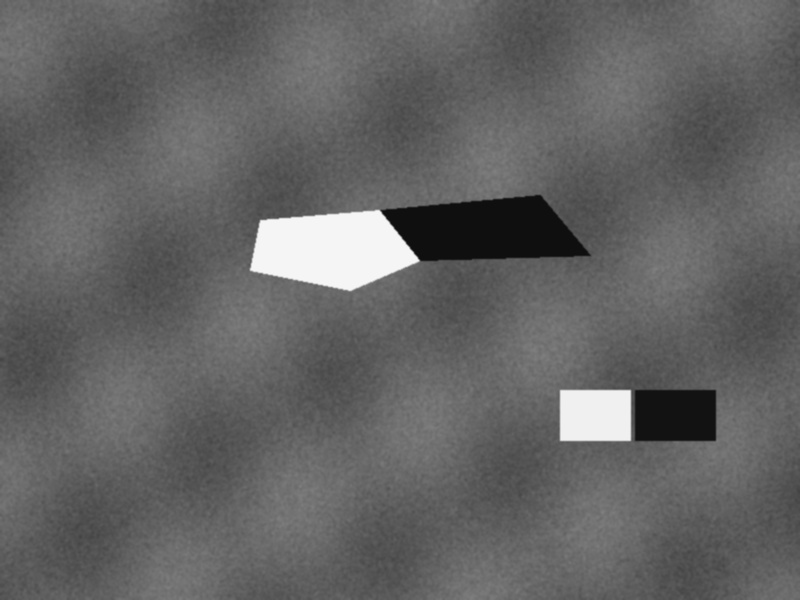
#> input picture sample_images/sonar_shipwreck_debris.jpg, 800 x 600 px
$ python test_detector.py
#> lines starting #> are read from the running program, lines starting #| are printed output that depends on the picture; after the words box and inside, x2 and y2 are one past the last pixel; in counts of white or black regions, pixels touching at a corner belong together
### detector.py
"""
AquaSentinel - Sonar Image Processing & Anomaly Detection Engine
Classical Computer Vision pipeline for underwater side-scan sonar image analysis.

8-Step OpenCV Pipeline:
1. Load image (BGR)
2. Convert image to grayscale
3. Gaussian Blur (acoustic speckle noise suppression)
4. CLAHE (Contrast Limited Adaptive Histogram Equalization)
5. Canny Edge Detection (high-frequency boundary extraction)
6. Dual-band Thresholding (acoustic highlight backscatter & shadow voids)
7. Morphological operations & Contour Detection (candidate localization)
8. Filtering noise & Bounding Box Annotation
"""

import os
import time
import cv2
import numpy as np

class SonarAnomalyDetector:
    def __init__(self, min_area=300, max_area_ratio=0.45, blur_kernel=(5, 5), clahe_clip=2.0, clahe_grid=(8, 8)):
        """
        Initialize detector with computer vision parameters.
        :param min_area: Minimum contour area in pixels to filter out acoustic noise.
        :param max_area_ratio: Maximum area fraction to filter out full-image background shifts.
        :param blur_kernel: Gaussian blur kernel size for speckle smoothing.
        :param clahe_clip: CLAHE contrast clip limit.
        :param clahe_grid: CLAHE tile grid size.
        """
        self.min_area = min_area
        self.max_area_ratio = max_area_ratio
        self.blur_kernel = blur_kernel
        self.clahe_clip = clahe_clip
        self.clahe_grid = clahe_grid

    def process_image(self, input_path, output_dir, file_prefix):
        """
        Runs the complete CV pipeline on the sonar image.
        Returns a dictionary containing metrics, intermediate file names, and candidate regions.
        """
#> called with input_path = 'sample_images/sonar_shipwreck_debris.jpg', output_dir = 'processed', file_prefix = 'sonar_shipwreck_debris'
        start_time = time.time()
        os.makedirs(output_dir, exist_ok=True)

        # 1. Load the uploaded image
        img_bgr = cv2.imread(input_path)
#> img_bgr is the input picture: shape (600, 800, 3); min 11, max 250, mean 99.4
        if img_bgr is None:
            raise ValueError(f"Unable to decode image from path: {input_path}")

        h, w = img_bgr.shape[:2]
        total_pixels = h * w
        max_area = int(total_pixels * self.max_area_ratio)

        # 2. Convert to Grayscale
        if len(img_bgr.shape) == 3 and img_bgr.shape[2] == 3:
            gray = cv2.cvtColor(img_bgr, cv2.COLOR_BGR2GRAY)
        else:
            gray = img_bgr.copy()

        # 3. Apply Gaussian Blur to reduce acoustic speckle noise
        blurred = cv2.GaussianBlur(gray, self.blur_kernel, sigmaX=1.2)

        # 4. Apply CLAHE to improve local acoustic contrast
        clahe = cv2.createCLAHE(clipLimit=self.clahe_clip, tileGridSize=self.clahe_grid)
        clahe_enhanced = clahe.apply(blurred)
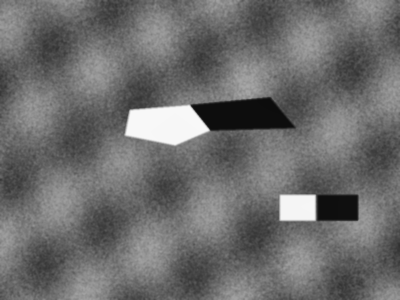
#> clahe_enhanced: shape (600, 800) (shown at 1/2 size); min 12, max 248, mean 108.8

        # 5. Apply Canny Edge Detection
        v = np.median(clahe_enhanced)
#> v = 107
        lower_canny = int(max(0, 0.66 * v))
#> lower_canny = 70
        upper_canny = int(min(255, 1.33 * v))
#> upper_canny = 142
        canny_edges = cv2.Canny(clahe_enhanced, lower_canny, upper_canny)
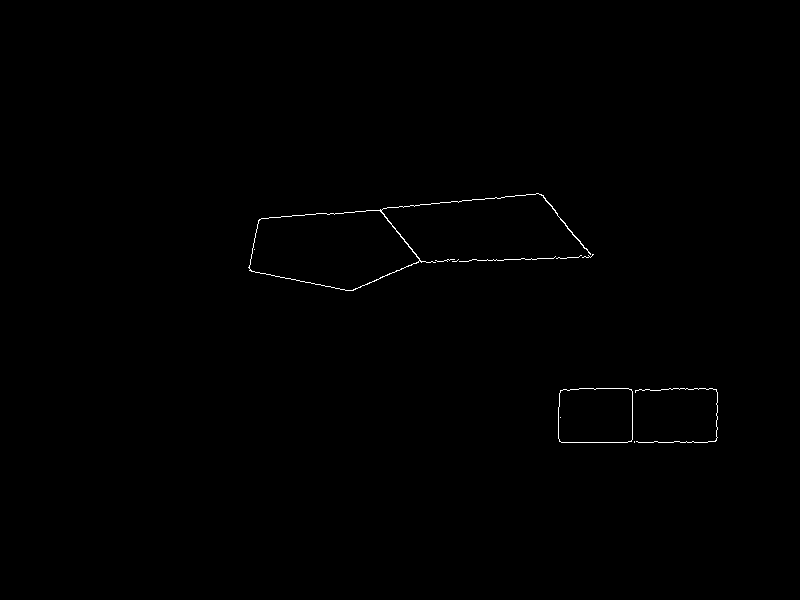
#> canny_edges: shape (600, 800); 0.28% white in thin lines or dots, all inside (x1, y1, x2, y2) = (248, 193, 718, 443)

        # 6. Apply Thresholding to identify suspicious acoustic regions
        # Underwater side-scan sonar highlights hard objects via strong acoustic reflections (bright)
        # and leaves acoustic shadows (dark) behind them.
        mean_val = float(np.mean(clahe_enhanced))
#> mean_val = 108.8
        std_val = float(np.std(clahe_enhanced))
#> std_val = 35.46

        high_thresh = max(180, int(mean_val + 1.8 * std_val))
#> high_thresh = 180
        low_thresh = min(45, int(mean_val - 1.8 * std_val))
#> low_thresh = 44

        _, mask_bright = cv2.threshold(clahe_enhanced, high_thresh, 255, cv2.THRESH_BINARY)
#> mask_bright: shape (600, 800); 2.8% white; 2 white regions, box (x1, y1, x2, y2) and area: (250, 210, 419, 291) 9727, (560, 390, 631, 441) 3618
        _, mask_dark = cv2.threshold(clahe_enhanced, low_thresh, 255, cv2.THRESH_BINARY_INV)
#> mask_dark: shape (600, 800); 2.8% white; 2 white regions, box (x1, y1, x2, y2) and area: (383, 195, 589, 261) 9604, (635, 390, 716, 441) 4069
        raw_anomaly_mask = cv2.bitwise_or(mask_bright, mask_dark)
#> raw_anomaly_mask: shape (600, 800); 5.6% white; 4 white regions, box (x1, y1, x2, y2) and area: (250, 210, 419, 291) 9727, (383, 195, 589, 261) 9604, (635, 390, 716, 441) 4069, (560, 390, 631, 441) 3618

        # Morphological opening (remove tiny speckles) and closing (bridge small gaps)
        morph_kernel = cv2.getStructuringElement(cv2.MORPH_RECT, (7, 7))
        opened_mask = cv2.morphologyEx(raw_anomaly_mask, cv2.MORPH_OPEN, morph_kernel)
#> opened_mask: shape (600, 800); 5.6% white; 4 white regions, box (x1, y1, x2, y2) and area: (251, 211, 416, 290) 9702, (387, 196, 586, 261) 9553, (635, 390, 716, 441) 4068, (560, 390, 631, 441) 3618
        closed_mask = cv2.morphologyEx(opened_mask, cv2.MORPH_CLOSE, morph_kernel)
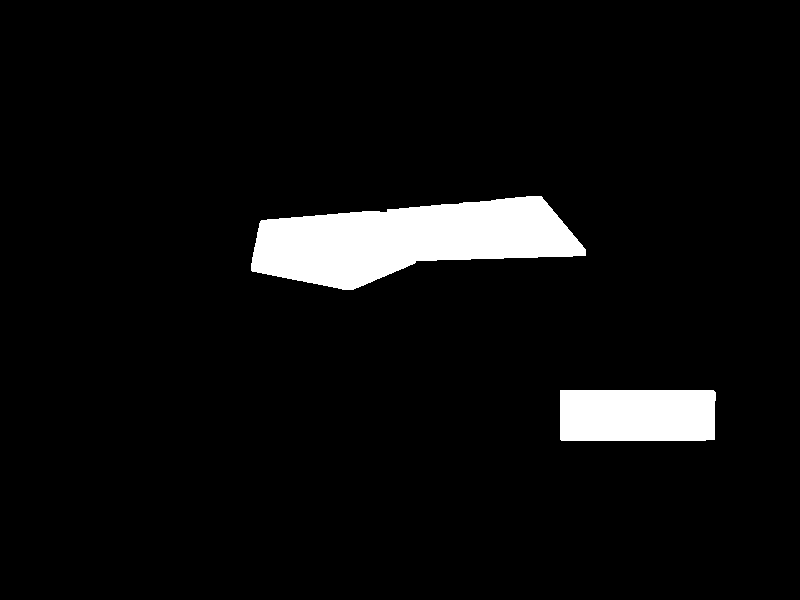
#> closed_mask: shape (600, 800); 5.7% white; 2 white regions

        # 7. Use Contour Detection to locate candidate regions
        contours, _ = cv2.findContours(closed_mask, cv2.RETR_EXTERNAL, cv2.CHAIN_APPROX_SIMPLE)
#> contours = 2 contours; box (x1, y1, x2, y2) and area: (251, 196, 586, 290) 19036, (560, 390, 716, 441) 7700

        candidate_regions = []
        annotated_img = img_bgr.copy()
        overlay = annotated_img.copy()

        total_anomaly_area = 0
        contour_id = 1

        for cnt in contours:
            area = cv2.contourArea(cnt)
            # Filter extremely small noise or massive full-frame masks
            if area < self.min_area or area > max_area:
                continue

            x, y, bw, bh = cv2.boundingRect(cnt)
            aspect_ratio = round(float(bw) / max(1.0, float(bh)), 2)
            region_crop = gray[y:y+bh, x:x+bw]
            region_mean_intensity = round(float(np.mean(region_crop)), 1)
            total_anomaly_area += area

            # Spatial quadrant designation
            loc_y = "Upper" if (y + bh / 2) < (h / 3) else ("Lower" if (y + bh / 2) > (2 * h / 3) else "Central")
            loc_x = "Port (Left)" if (x + bw / 2) < (w / 3) else ("Starboard (Right)" if (x + bw / 2) > (2 * w / 3) else "Nadir (Center)")
            location_label = f"{loc_y} {loc_x}"

            # Heuristic candidate description
            if aspect_ratio >= 2.8 or aspect_ratio <= 0.35:
                heuristic_type = "Linear Structure (Possible Cable / Pipe / Edge)"
            elif region_mean_intensity > (mean_val + 0.8 * std_val):
                heuristic_type = "High Backscatter Reflection (Hard Debris / Metallic)"
            elif region_mean_intensity < (mean_val - 0.8 * std_val):
                heuristic_type = "Acoustic Shadow Void (Depression or Target Shadow)"
            else:
                heuristic_type = "Acoustic Reflection Anomaly"

            candidate_regions.append({
                "id": contour_id,
                "x": int(x),
                "y": int(y),
                "width": int(bw),
                "height": int(bh),
                "area": int(area),
                "aspect_ratio": aspect_ratio,
                "mean_intensity": region_mean_intensity,
                "location": location_label,
                "type": heuristic_type
            })

            # 8. Draw Bounding Boxes around detected candidate regions
            # Semi-transparent highlight box
            cv2.rectangle(overlay, (x, y), (x + bw, y + bh), (255, 200, 0), -1)

            # Bright ocean cyan bounding box border (BGR: 255, 215, 0)
            cv2.rectangle(annotated_img, (x, y), (x + bw, y + bh), (255, 215, 0), 2)

            # Corner target crosshairs
            c_len = min(12, max(4, bw // 5), max(4, bh // 5))
            cv2.line(annotated_img, (x, y), (x + c_len, y), (0, 255, 255), 2)
            cv2.line(annotated_img, (x, y), (x, y + c_len), (0, 255, 255), 2)
            cv2.line(annotated_img, (x + bw, y + bh), (x + bw - c_len, y + bh), (0, 255, 255), 2)
            cv2.line(annotated_img, (x + bw, y + bh), (x + bw, y + bh - c_len), (0, 255, 255), 2)

            # Badge tag label
            label = f"#{contour_id} [Area: {int(area)}px]"
            font = cv2.FONT_HERSHEY_SIMPLEX
            font_scale = 0.45
            thickness = 1
            (lbl_w, lbl_h), _ = cv2.getTextSize(label, font, font_scale, thickness)

            badge_y1 = max(0, y - lbl_h - 8)
            badge_y2 = y
            cv2.rectangle(annotated_img, (x, badge_y1), (x + lbl_w + 8, badge_y2), (10, 20, 35), -1)
            cv2.rectangle(annotated_img, (x, badge_y1), (x + lbl_w + 8, badge_y2), (255, 215, 0), 1)
            cv2.putText(annotated_img, label, (x + 4, badge_y2 - 4), font, font_scale, (0, 255, 255), thickness, cv2.LINE_AA)

            contour_id += 1
#> this loop made 2 passes
#> (area, x, y, bw, bh, aspect_ratio, region_mean_intensity, total_anomaly_area) on passes 1 to 2: (7699.5, 560, 390, 156, 51, 3.06, 120.3, 7699.5), (19036, 251, 196, 335, 94, 3.56, 116.3, 26735.5)
#> pass 2, in process_image, `region_crop = gray[y:y+bh, x:x+bw]`:
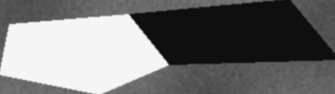
#> region_crop: shape (94, 335); min 11, max 250, mean 116.3
#> after the loop:
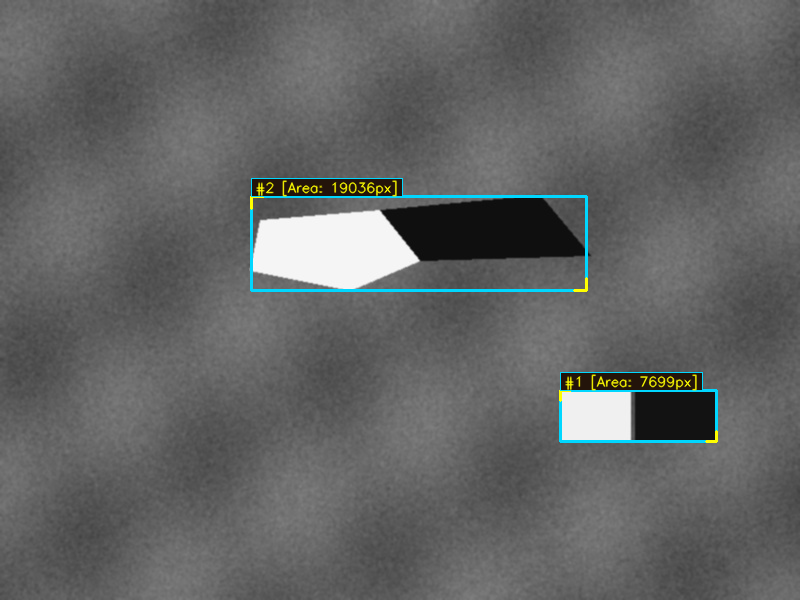
#> annotated_img: shape (600, 800, 3); 1.84% of pixels changed, all inside (x1, y1, x2, y2) = (250, 178, 718, 443)
#> after the loop:
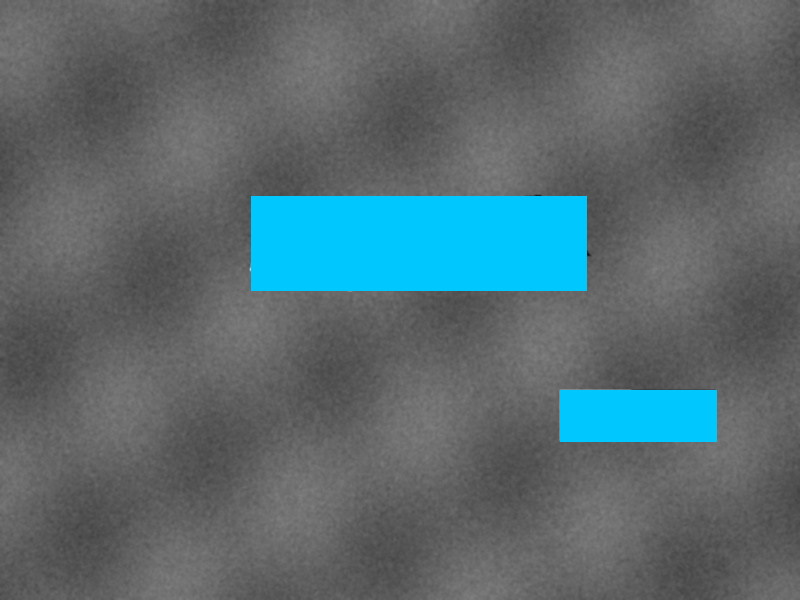
#> overlay: shape (600, 800, 3); 8.35% of pixels changed, all inside (x1, y1, x2, y2) = (251, 196, 717, 442)
#> after the loop, candidate_regions = 2 items; contour_id = 3; total_anomaly_area = 26735.5

        # Blend semi-transparent highlight layer
        annotated_img = cv2.addWeighted(overlay, 0.15, annotated_img, 0.85, 0)
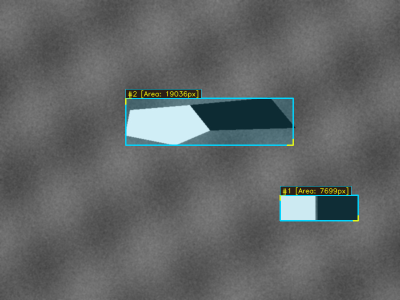
#> annotated_img: shape (600, 800, 3) (shown at 1/2 size); mean B, G, R 101.3, 100.9, 97.1

        # 9. Compute Heuristic Anomaly Score (0 - 100)
        # Clearly documented as rule-based heuristic indicator, NOT deep learning confidence
        candidate_count = len(candidate_regions)
#> candidate_count = 2
        area_coverage_pct = round((total_anomaly_area / total_pixels) * 100, 2)
#> area_coverage_pct = 5.57
        edge_pixels_pct = round((float(np.count_nonzero(canny_edges)) / total_pixels) * 100, 2)
#> edge_pixels_pct = 0.28

        score_count_comp = min(40.0, candidate_count * 15.0)
#> score_count_comp = 30
        score_area_comp = min(35.0, area_coverage_pct * 4.0)
#> score_area_comp = 22.28
        score_edge_comp = min(25.0, edge_pixels_pct * 2.0)
#> score_edge_comp = 0.56

        heuristic_score = round(min(100.0, score_count_comp + score_area_comp + score_edge_comp), 1)
#> heuristic_score = 52.8

        if candidate_count == 0:
            heuristic_score = 0.0
            status = "Nominal Seabed"
            status_desc = "Standard sonar backscatter profile. No significant acoustic anomalies or debris signatures detected."
            status_class = "success"
        elif heuristic_score >= 60.0:
            status = "High Suspicion"
            status_desc = f"Identified {candidate_count} prominent acoustic candidate region(s) with significant contrast deviations from seabed baseline."
            status_class = "danger"
        else:
            status = "Moderate Suspicion"
            status_desc = f"Identified {candidate_count} localized candidate region(s) requiring sonar operator review."
            status_class = "warning"

        # Save pipeline visual steps
        gray_file = f"{file_prefix}_1_gray.jpg"
        clahe_file = f"{file_prefix}_2_clahe.jpg"
        canny_file = f"{file_prefix}_3_canny.jpg"
        thresh_file = f"{file_prefix}_4_thresh.jpg"
        annotated_file = f"{file_prefix}_5_annotated.jpg"

        cv2.imwrite(os.path.join(output_dir, gray_file), gray)
        cv2.imwrite(os.path.join(output_dir, clahe_file), clahe_enhanced)
        cv2.imwrite(os.path.join(output_dir, canny_file), canny_edges)
        cv2.imwrite(os.path.join(output_dir, thresh_file), closed_mask)
        cv2.imwrite(os.path.join(output_dir, annotated_file), annotated_img)

        elapsed_ms = round((time.time() - start_time) * 1000, 1)

        return {
            "success": True,
            "dimensions": {"width": w, "height": h},
            "candidate_count": candidate_count,
            "candidates": candidate_regions,
            "heuristic_score": heuristic_score,
            "score_breakdown": {
                "candidate_factor": round(score_count_comp, 1),
                "area_coverage_pct": area_coverage_pct,
                "edge_density_pct": edge_pixels_pct
            },
            "status": status,
            "status_desc": status_desc,
            "status_class": status_class,
            "processing_time_ms": elapsed_ms,
            "mean_background_intensity": round(mean_val, 1),
            "files": {
                "grayscale": gray_file,
                "clahe": clahe_file,
                "canny": canny_file,
                "threshold": thresh_file,
                "annotated": annotated_file
            }
        }

### test_detector.py
from detector import SonarAnomalyDetector

detector = SonarAnomalyDetector()
test_images = [
    'sonar_shipwreck_debris.jpg',
    'sonar_pipeline_net.jpg',
    'sonar_clear_seabed.jpg'
]

print("=== Testing AquaSentinel Sonar Anomaly Detector ===")
for name in test_images:
    prefix = name.replace('.jpg', '')
    res = detector.process_image(f'sample_images/{name}', 'processed', prefix)
#> res = 12 items
    print(f"File: {name:<26} | Candidates: {res['candidate_count']:<2} | Score: {res['heuristic_score']:<5} | Status: {res['status']:<18} | Time: {res['processing_time_ms']}ms")
#| File: sonar_shipwreck_debris.jpg | Candidates: 2  | Score: 52.8  | Status: Moderate Suspicion | Time: 279.0ms
    for cand in res['candidates']:
        print(f"   -> #{cand['id']} at ({cand['x']}, {cand['y']}), size {cand['width']}x{cand['height']}, area {cand['area']}px, type: {cand['type']}")
#> this loop made 2 passes
#|    -> #1 at (560, 390), size 156x51, area 7699px, type: Linear Structure (Possible Cable / Pipe / Edge)
#|    -> #2 at (251, 196), size 335x94, area 19036px, type: Linear Structure (Possible Cable / Pipe / Edge)
#> pass 2 of the loop `for name in test_images:`:
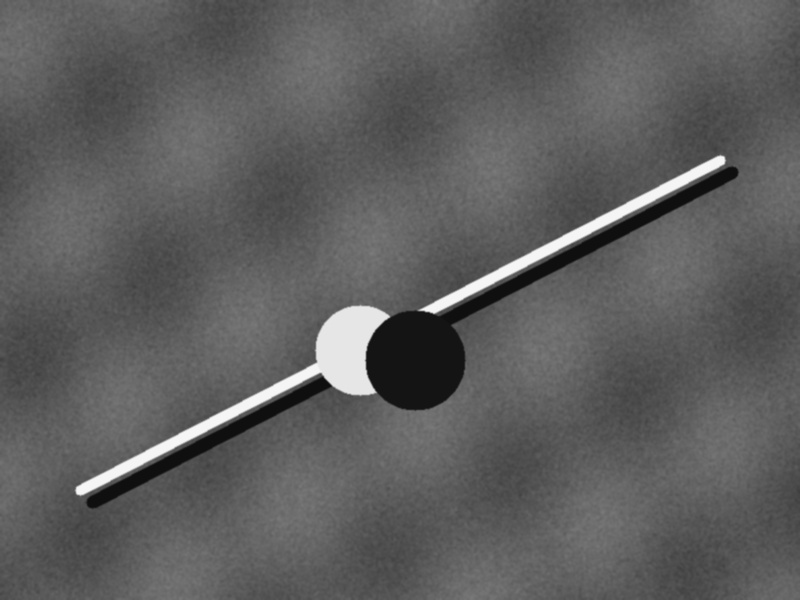
#> input picture sample_images/sonar_pipeline_net.jpg, 800 x 600 px
#> in process_image, img_bgr is the input picture: shape (600, 800, 3); min 11, max 251, mean 93.8
#> v = 104
#> lower_canny = 68
#> upper_canny = 138
#> in process_image (call 2), `canny_edges = cv2.Canny(clahe_enhanced, lower_canny, upper_canny)`:
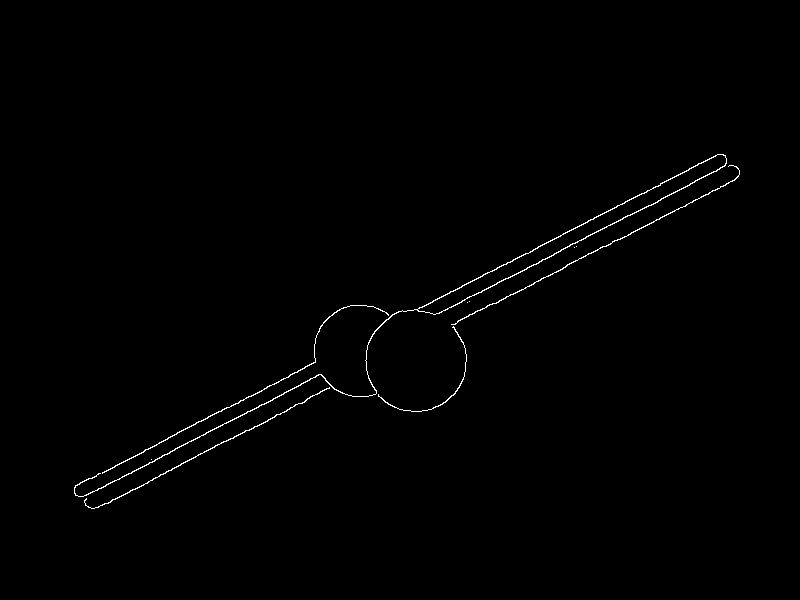
#> canny_edges: shape (600, 800); 0.62% white in thin lines or dots, all inside (x1, y1, x2, y2) = (74, 154, 740, 509)
#> mean_val = 104.6
#> std_val = 33.31
#> contours = 1 contour; box (x1, y1, x2, y2) and area: (76, 156, 737, 508) 27981
#> the loop in process_image (call 2), `for cnt in contours:` made 1 pass
#> (area, x, y, bw, bh, aspect_ratio, region_mean_intensity, total_anomaly_area) on pass 1: (27981, 76, 156, 661, 352, 1.88, 95.7, 27981)
#> after the loop in process_image (call 2), `for cnt in contours:`: candidate_regions = 1 item; contour_id = 2; total_anomaly_area = 27981
#> in process_image (call 2), `annotated_img = cv2.addWeighted(overlay, 0.15, annotated_img, 0.85, 0)`:
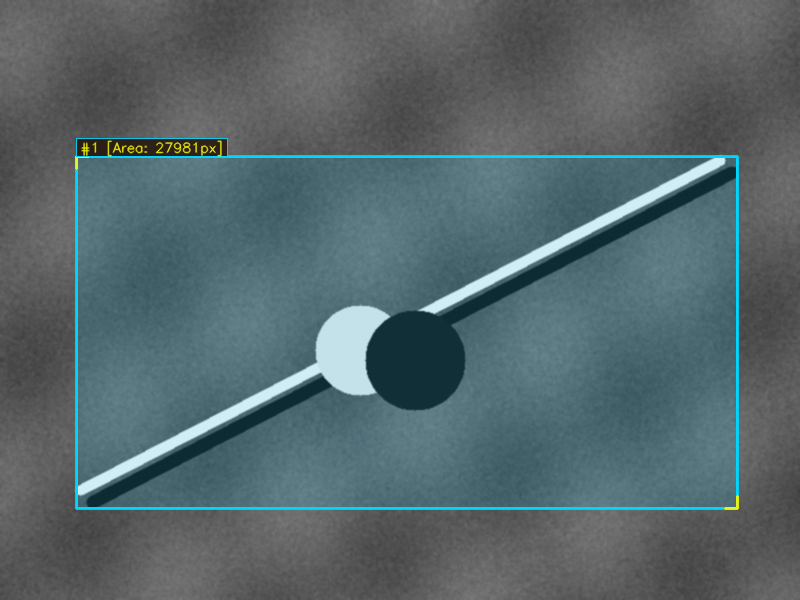
#> annotated_img: shape (600, 800, 3); mean B, G, R 106.7, 102.6, 85.8
#> candidate_count = 1
#> area_coverage_pct = 5.83
#> edge_pixels_pct = 0.62
#> score_count_comp = 15
#> score_area_comp = 23.32
#> score_edge_comp = 1.24
#> heuristic_score = 39.6
#| File: sonar_pipeline_net.jpg     | Candidates: 1  | Score: 39.6  | Status: Moderate Suspicion | Time: 249.3ms
#> the loop `for cand in res['candidates']:` made 1 pass
#|    -> #1 at (76, 156), size 661x352, area 27981px, type: Acoustic Reflection Anomaly
